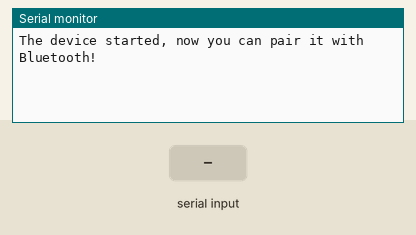
Bench run of a sketch on a simulated ESP32. On the bench: the last lines printed to the serial monitor. The test bench sets the inputs (shaded band). Nothing arrives over Bluetooth unless stated.

Above: at 1.2 s.
1.3 s: "1" received over the second serial link
At 1.9 s:
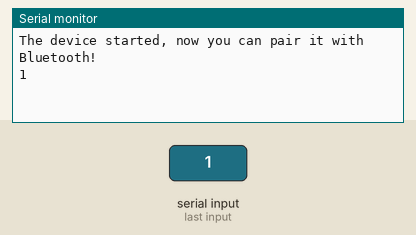
2.8 s: "0" received over the second serial link
At 4.1 s:
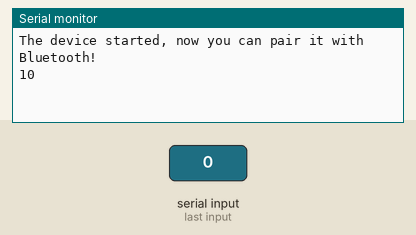

Measured:
- after the input at 1.3 s, the serial monitor: prints a new line at once (image 1)
- after the input at 2.8 s, the serial monitor: prints a new line at once (image 2)

The sketch:

send_data.ino
```cpp
#include "BluetoothSerial.h"

#if !defined(CONFIG_BT_ENABLED) || !defined(CONFIG_BLUEDROID_ENABLED)
#error Bluetooth is not enabled! Please run `make menuconfig` to and enable it
#endif

BluetoothSerial SerialBT;

void setup() {
  Serial.begin(115200);
  SerialBT.begin("NodeMCU-ESP32"); //Bluetooth device name
  Serial.println("The device started, now you can pair it with Bluetooth!");
}

void loop() {
  if (Serial.available()) {
    SerialBT.write(Serial.read());
  }
  if (SerialBT.available()) {

    int in = SerialBT.read();
    Serial.write(in);
    SerialBT.write(in);
  }
  delay(20);
}
```
